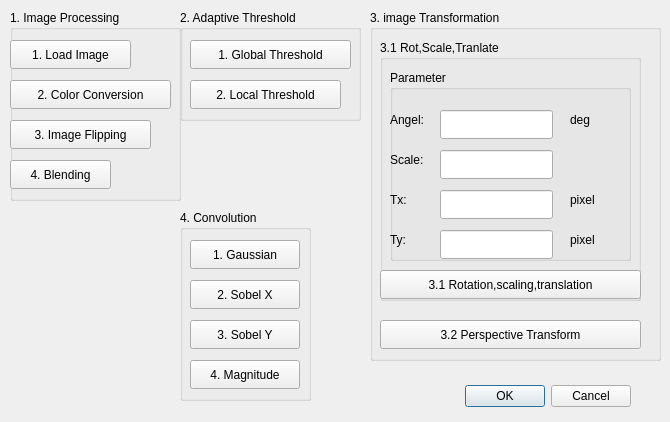
<?xml version="1.0" encoding="UTF-8"?>
<ui version="4.0">
 <class>Dialog</class>
 <widget class="QDialog" name="Dialog">
  <property name="geometry">
   <rect>
    <x>0</x>
    <y>0</y>
    <width>670</width>
    <height>422</height>
   </rect>
  </property>
  <property name="windowTitle">
   <string>Dialog</string>
  </property>
  <widget class="QGroupBox" name="groupBox4">
   <property name="geometry">
    <rect>
     <x>180</x>
     <y>210</y>
     <width>131</width>
     <height>191</height>
    </rect>
   </property>
   <property name="title">
    <string>4. Convolution</string>
   </property>
   <widget class="QPushButton" name="btn41">
    <property name="geometry">
     <rect>
      <x>10</x>
      <y>30</y>
      <width>110</width>
      <height>29</height>
     </rect>
    </property>
    <property name="text">
     <string>1. Gaussian</string>
    </property>
   </widget>
   <widget class="QPushButton" name="btn42">
    <property name="geometry">
     <rect>
      <x>10</x>
      <y>70</y>
      <width>110</width>
      <height>29</height>
     </rect>
    </property>
    <property name="text">
     <string>2. Sobel X</string>
    </property>
   </widget>
   <widget class="QPushButton" name="btn43">
    <property name="geometry">
     <rect>
      <x>10</x>
      <y>110</y>
      <width>110</width>
      <height>29</height>
     </rect>
    </property>
    <property name="text">
     <string>3. Sobel Y</string>
    </property>
   </widget>
   <widget class="QPushButton" name="btn44">
    <property name="geometry">
     <rect>
      <x>10</x>
      <y>150</y>
      <width>110</width>
      <height>29</height>
     </rect>
    </property>
    <property name="text">
     <string>4. Magnitude</string>
    </property>
   </widget>
  </widget>
  <widget class="QGroupBox" name="groupBox1">
   <property name="geometry">
    <rect>
     <x>10</x>
     <y>10</y>
     <width>171</width>
     <height>191</height>
    </rect>
   </property>
   <property name="title">
    <string>1. Image Processing</string>
   </property>
   <widget class="QPushButton" name="btn11">
    <property name="geometry">
     <rect>
      <x>0</x>
      <y>30</y>
      <width>121</width>
      <height>29</height>
     </rect>
    </property>
    <property name="text">
     <string>1. Load Image</string>
    </property>
   </widget>
   <widget class="QPushButton" name="btn12">
    <property name="geometry">
     <rect>
      <x>0</x>
      <y>70</y>
      <width>161</width>
      <height>29</height>
     </rect>
    </property>
    <property name="text">
     <string>2. Color Conversion</string>
    </property>
   </widget>
   <widget class="QPushButton" name="btn13">
    <property name="geometry">
     <rect>
      <x>0</x>
      <y>110</y>
      <width>141</width>
      <height>29</height>
     </rect>
    </property>
    <property name="text">
     <string>3. Image Flipping</string>
    </property>
   </widget>
   <widget class="QPushButton" name="btn14">
    <property name="geometry">
     <rect>
      <x>0</x>
      <y>150</y>
      <width>101</width>
      <height>29</height>
     </rect>
    </property>
    <property name="text">
     <string>4. Blending</string>
    </property>
   </widget>
  </widget>
  <widget class="QGroupBox" name="groupBox2">
   <property name="geometry">
    <rect>
     <x>180</x>
     <y>10</y>
     <width>181</width>
     <height>111</height>
    </rect>
   </property>
   <property name="title">
    <string>2. Adaptive Threshold</string>
   </property>
   <widget class="QPushButton" name="btn21">
    <property name="geometry">
     <rect>
      <x>10</x>
      <y>30</y>
      <width>161</width>
      <height>29</height>
     </rect>
    </property>
    <property name="text">
     <string>1. Global Threshold</string>
    </property>
   </widget>
   <widget class="QPushButton" name="btn22">
    <property name="geometry">
     <rect>
      <x>10</x>
      <y>70</y>
      <width>151</width>
      <height>29</height>
     </rect>
    </property>
    <property name="text">
     <string>2. Local Threshold</string>
    </property>
   </widget>
  </widget>
  <widget class="QGroupBox" name="groupBox3">
   <property name="geometry">
    <rect>
     <x>370</x>
     <y>10</y>
     <width>291</width>
     <height>351</height>
    </rect>
   </property>
   <property name="title">
    <string>3. image Transformation</string>
   </property>
   <widget class="QGroupBox" name="groupBox31">
    <property name="geometry">
     <rect>
      <x>10</x>
      <y>30</y>
      <width>261</width>
      <height>261</height>
     </rect>
    </property>
    <property name="title">
     <string>3.1 Rot,Scale,Tranlate</string>
    </property>
    <widget class="QGroupBox" name="groupBox311">
     <property name="geometry">
      <rect>
       <x>10</x>
       <y>30</y>
       <width>241</width>
       <height>191</height>
      </rect>
     </property>
     <property name="title">
      <string>Parameter</string>
     </property>
     <widget class="QLabel" name="label">
      <property name="geometry">
       <rect>
        <x>0</x>
        <y>40</y>
        <width>61</width>
        <height>20</height>
       </rect>
      </property>
      <property name="text">
       <string>Angel:</string>
      </property>
     </widget>
     <widget class="QLabel" name="label_2">
      <property name="geometry">
       <rect>
        <x>0</x>
        <y>80</y>
        <width>61</width>
        <height>20</height>
       </rect>
      </property>
      <property name="text">
       <string>Scale:</string>
      </property>
     </widget>
     <widget class="QLabel" name="label_3">
      <property name="geometry">
       <rect>
        <x>0</x>
        <y>120</y>
        <width>61</width>
        <height>20</height>
       </rect>
      </property>
      <property name="text">
       <string>Tx:</string>
      </property>
     </widget>
     <widget class="QLabel" name="label_4">
      <property name="geometry">
       <rect>
        <x>0</x>
        <y>160</y>
        <width>61</width>
        <height>20</height>
       </rect>
      </property>
      <property name="text">
       <string>Ty:</string>
      </property>
     </widget>
     <widget class="QLabel" name="label_5">
      <property name="geometry">
       <rect>
        <x>180</x>
        <y>40</y>
        <width>41</width>
        <height>20</height>
       </rect>
      </property>
      <property name="text">
       <string>deg</string>
      </property>
     </widget>
     <widget class="QLabel" name="label_6">
      <property name="geometry">
       <rect>
        <x>180</x>
        <y>120</y>
        <width>41</width>
        <height>20</height>
       </rect>
      </property>
      <property name="text">
       <string>pixel</string>
      </property>
     </widget>
     <widget class="QLabel" name="label_7">
      <property name="geometry">
       <rect>
        <x>180</x>
        <y>160</y>
        <width>41</width>
        <height>20</height>
       </rect>
      </property>
      <property name="text">
       <string>pixel</string>
      </property>
     </widget>
     <widget class="QLineEdit" name="lineEdit_1">
      <property name="geometry">
       <rect>
        <x>50</x>
        <y>40</y>
        <width>113</width>
        <height>29</height>
       </rect>
      </property>
     </widget>
     <widget class="QLineEdit" name="lineEdit_2">
      <property name="geometry">
       <rect>
        <x>50</x>
        <y>80</y>
        <width>113</width>
        <height>29</height>
       </rect>
      </property>
     </widget>
     <widget class="QLineEdit" name="lineEdit_3">
      <property name="geometry">
       <rect>
        <x>50</x>
        <y>120</y>
        <width>113</width>
        <height>29</height>
       </rect>
      </property>
     </widget>
     <widget class="QLineEdit" name="lineEdit_4">
      <property name="geometry">
       <rect>
        <x>50</x>
        <y>160</y>
        <width>113</width>
        <height>29</height>
       </rect>
      </property>
     </widget>
    </widget>
    <widget class="QPushButton" name="btn31">
     <property name="geometry">
      <rect>
       <x>0</x>
       <y>230</y>
       <width>261</width>
       <height>29</height>
      </rect>
     </property>
     <property name="text">
      <string>3.1 Rotation,scaling,translation</string>
     </property>
    </widget>
   </widget>
   <widget class="QPushButton" name="btn32">
    <property name="geometry">
     <rect>
      <x>10</x>
      <y>310</y>
      <width>261</width>
      <height>29</height>
     </rect>
    </property>
    <property name="text">
     <string>3.2 Perspective Transform</string>
    </property>
   </widget>
  </widget>
  <widget class="QDialogButtonBox" name="buttonBox">
   <property name="geometry">
    <rect>
     <x>290</x>
     <y>380</y>
     <width>341</width>
     <height>32</height>
    </rect>
   </property>
   <property name="orientation">
    <enum>Qt::Horizontal</enum>
   </property>
   <property name="standardButtons">
    <set>QDialogButtonBox::Cancel|QDialogButtonBox::Ok</set>
   </property>
  </widget>
 </widget>
 <resources/>
 <connections>
  <connection>
   <sender>buttonBox</sender>
   <signal>accepted()</signal>
   <receiver>Dialog</receiver>
   <slot>accept()</slot>
   <hints>
    <hint type="sourcelabel">
     <x>248</x>
     <y>254</y>
    </hint>
    <hint type="destinationlabel">
     <x>157</x>
     <y>274</y>
    </hint>
   </hints>
  </connection>
  <connection>
   <sender>buttonBox</sender>
   <signal>rejected()</signal>
   <receiver>Dialog</receiver>
   <slot>reject()</slot>
   <hints>
    <hint type="sourcelabel">
     <x>316</x>
     <y>260</y>
    </hint>
    <hint type="destinationlabel">
     <x>286</x>
     <y>274</y>
    </hint>
   </hints>
  </connection>
 </connections>
</ui>
